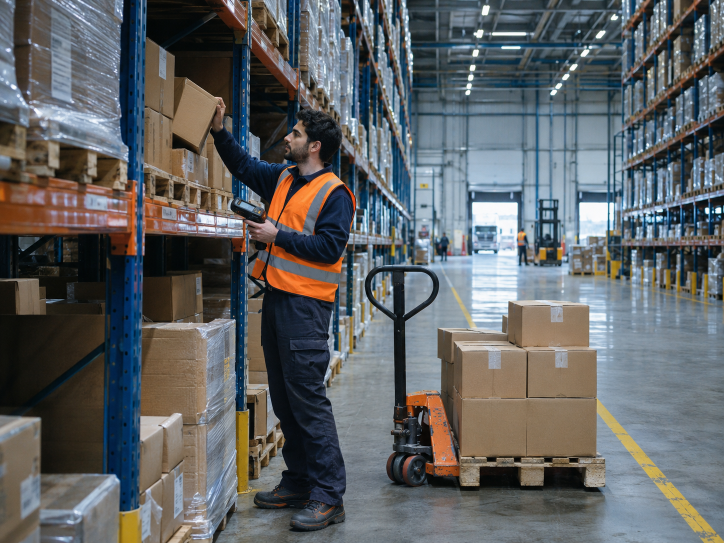
#> input picture originales/fotos/almacen.png, 1448 x 1086 px, found by its file name (shown at 1/2 size)
$ python preparar_trabajos.py
#> lines starting #> are read from the running program, lines starting #| are printed output that depends on the picture; after the words box and inside, x2 and y2 are one past the last pixel; in counts of white or black regions, pixels touching at a corner belong together
#!/usr/bin/env python3
"""Separa cada imagen de originales/trabajos en dos capas para animarlas: las líneas y el acento naranja.

El fondo se vuelve transparente, las líneas pasan al negro de la marca y el acento a su naranja exacto,
aunque la imagen generada traiga tonos algo distintos. También calcula dónde está el acento.

Uso: python3 herramientas/preparar_trabajos.py
"""
import json, os, statistics
from PIL import Image, ImageChops, ImageFilter

ROOT = os.path.dirname(os.path.dirname(os.path.abspath(__file__)))
SRC = f'{ROOT}/originales/trabajos'
OUT = f'{ROOT}/web/assets/trabajos'
W, H = 1200, 800
MARGIN = .05
INK, ORANGE = (22, 22, 22), (253, 93, 3)
IDS = ['almacen', 'carretilla', 'alimentacion', 'invernaderos', 'limpieza', 'construccion']


def fit(im):
    """Recorta el fondo que sobra y encaja el dibujo en el lienzo 3:2, para que todos tengan un tamaño parecido."""
    im = im.convert('RGB')
    corners = [im.getpixel(p) for p in ((4, 4), (im.width - 5, 4), (4, im.height - 5), (im.width - 5, im.height - 5))]
    paper = tuple(int(statistics.median(c[i] for c in corners)) for i in range(3))
    box = ImageChops.difference(im, Image.new('RGB', im.size, paper)).convert('L').point(lambda p: 255 if p > 40 else 0).getbbox()
    im = im.crop(box)
    k = min(W * (1 - 2 * MARGIN) / im.width, H * (1 - 2 * MARGIN) / im.height)
    im = im.resize((round(im.width * k), round(im.height * k)), Image.LANCZOS)
    canvas = Image.new('RGB', (W, H), paper)
    canvas.paste(im, ((W - im.width) // 2, (H - im.height) // 2))
    return canvas, sum(paper) // 3


def accent_mask(im):
    h, s, v = im.convert('HSV').split()
    hit = ImageChops.multiply(h.point(lambda p: 255 if 4 <= p <= 32 else 0), s.point(lambda p: 255 if p >= 100 else 0))
    hit = ImageChops.multiply(hit, v.point(lambda p: 255 if p >= 110 else 0))
    return hit.filter(ImageFilter.GaussianBlur(.8)).point(lambda p: min(255, int(p * 1.6)))


def layer(color, alpha):
    out = Image.new('RGBA', (W, H), (*color, 0))
    out.putalpha(alpha)
    return out


def centre(mask):
    box = mask.point(lambda p: 255 if p > 128 else 0).getbbox()
    if not box:
        return [50, 50]
    return [round((box[0] + box[2]) / 2 / W * 100, 1), round((box[1] + box[3]) / 2 / H * 100, 1)]


data = {}
for name in IDS:
    src = next((f'{SRC}/{name}{ext}' for ext in ('.png', '.jpg', '.jpeg', '.webp') if os.path.exists(f'{SRC}/{name}{ext}')), None)
    if not src:
        print('falta', name)
        continue
    im, paper = fit(Image.open(src))
#> in fit, im is the input picture: PIL image 1448x1086 RGB; mean R, G, B 95.7, 98.4, 99.9
#> in fit, `corners = [im.getpixel(p) for p in ((4, 4), (im.width - 5, 4), (4, im...`: corners = [(80, 86, 91), (114, 118, 121), (85, 75, 60), (189, 158, 71)]
#> in fit, `paper = tuple(int(statistics.median(c[i] for c in corners)) for i in r..`: paper = (99, 102, 81)
#> in fit, `box = ImageChops.difference(im, Image.new('RGB', im.size, paper)).conv..`: box = (0, 0, 1448, 1086)
#> in fit, `canvas.paste(im, ((W - im.width) // 2, (H - im.height) // 2))`:
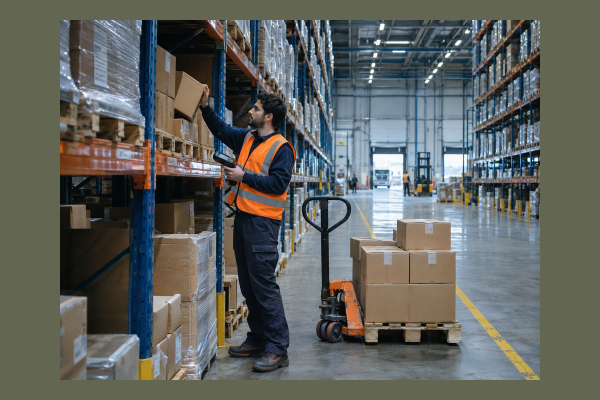
#> canvas: PIL image 1200x800 RGB (shown at 1/2 size); mean R, G, B 96.6, 99.4, 94.6
#> paper = 94
    accent = accent_mask(im)
#> in accent_mask, `h, s, v = im.convert('HSV').split()`:
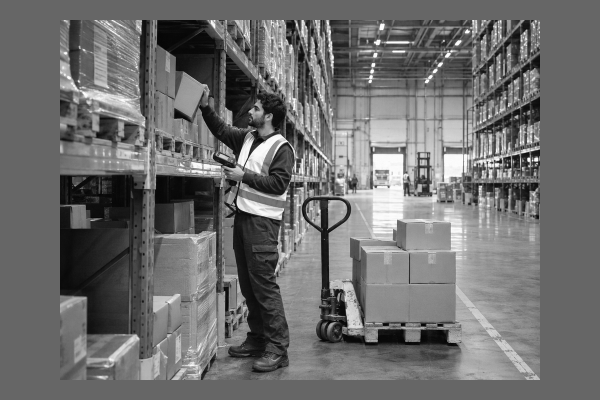
#> v: PIL image 1200x800 L (shown at 1/2 size); min 0, max 255, mean 110.4
#> in accent_mask, `hit = ImageChops.multiply(h.point(lambda p: 255 if 4 <= p <= 32 else 0..`:
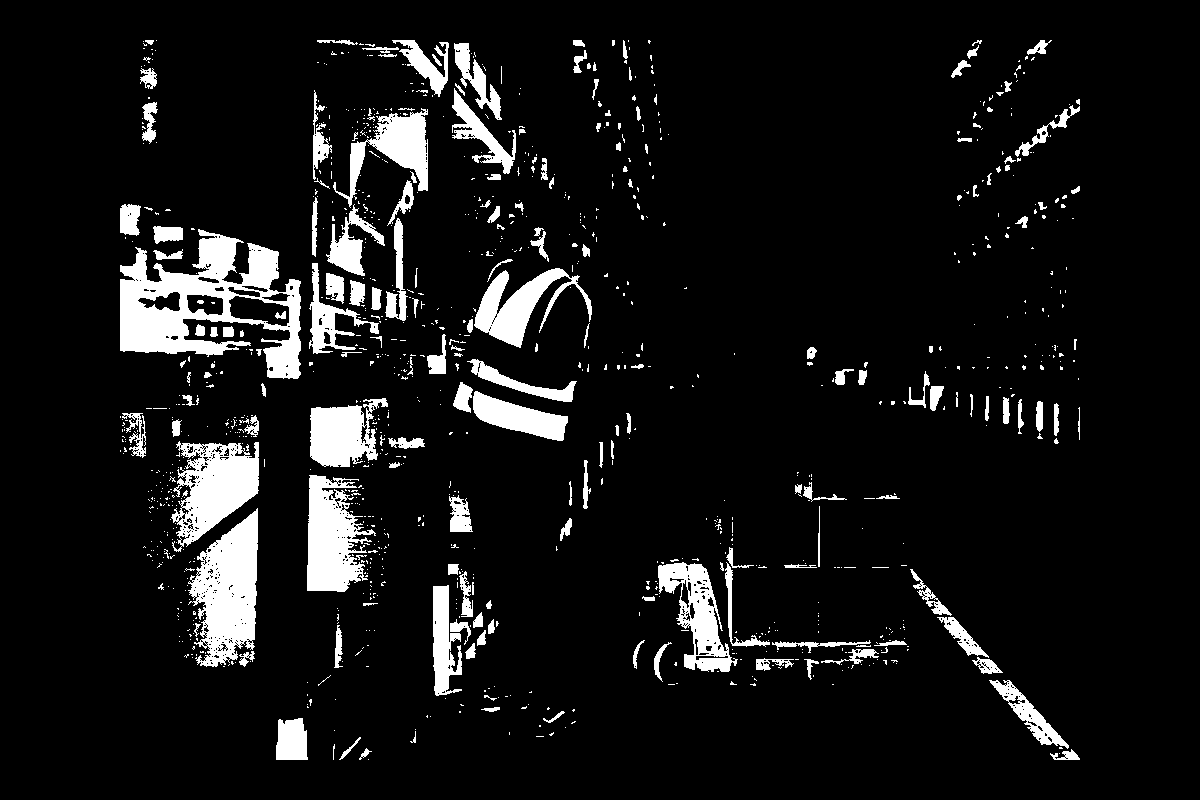
#> hit: PIL image 1200x800 L; 8.5% white; 1074 white regions (889 under 20 px), largest, box (x1, y1, x2, y2) and area: (120, 229, 301, 379) 12128, (188, 508, 258, 667) 6892, (171, 441, 259, 552) 5401
#> in accent_mask, `return hit.filter(ImageFilter.GaussianBlur(.8)).point(lambda p: min(25..`:
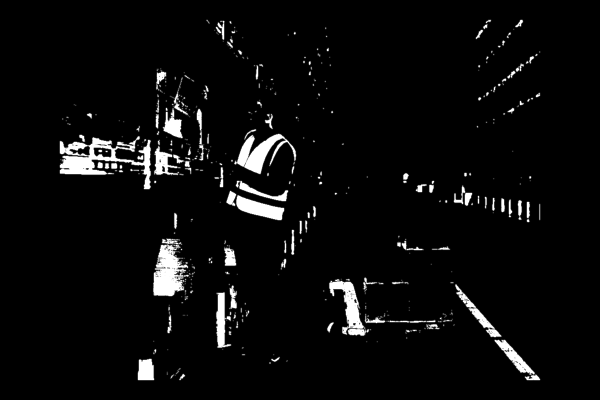
#> returned value: PIL image 1200x800 L (shown at 1/2 size); min 0, max 255, mean 11.5
    top = paper - 10
#> top = 84
    ink = im.convert('L').point(lambda p: max(0, min(255, (top - p) * 255 // max(1, top - 40))))
    ink = ImageChops.multiply(ink, ImageChops.invert(accent))
    layer(INK, ink).save(f'{OUT}/{name}-lineas.webp', quality=82, alpha_quality=80, method=6)
    layer(ORANGE, accent).save(f'{OUT}/{name}-acento.webp', quality=82, alpha_quality=80, method=6)
#> call 2 of layer, with color = (253, 93, 3)
#> in layer (call 2), `out.putalpha(alpha)`:
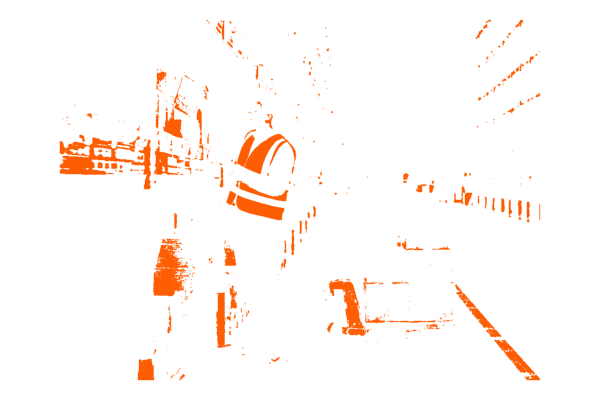
#> out: PIL image 1200x800 RGBA (shown at 1/2 size); mean R, G, B, A 253, 93, 3, 11.5; transparent parts drawn white
    data[name] = centre(accent)
#> in centre, `box = mask.point(lambda p: 255 if p > 128 else 0).getbbox()`: box = (120, 40, 1080, 760)
    print(name, data[name], os.path.getsize(f'{OUT}/{name}-lineas.webp') // 1024, 'KB')
#| almacen [50.0, 50.0] 115 KB
#> pass 2 of the loop `for name in IDS:`:
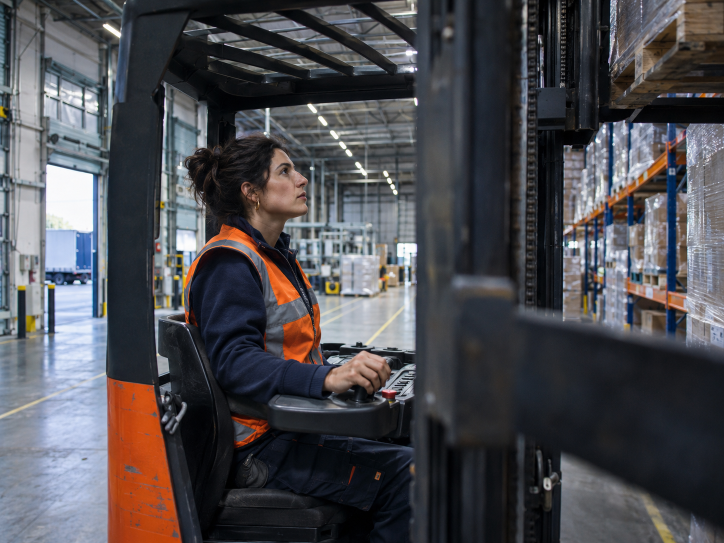
#> input picture originales/fotos/carretilla.png, 1448 x 1086 px, found by its file name (shown at 1/2 size)
#> in fit, im is the input picture: PIL image 1448x1086 RGB; mean R, G, B 76.2, 75.3, 79.6
#> im: PIL image 960x720 RGB
#> `im, paper = fit(Image.open(src))`: paper = 62
#> in accent_mask (call 2), `hit = ImageChops.multiply(hit, v.point(lambda p: 255 if p >= 110 else ..`:
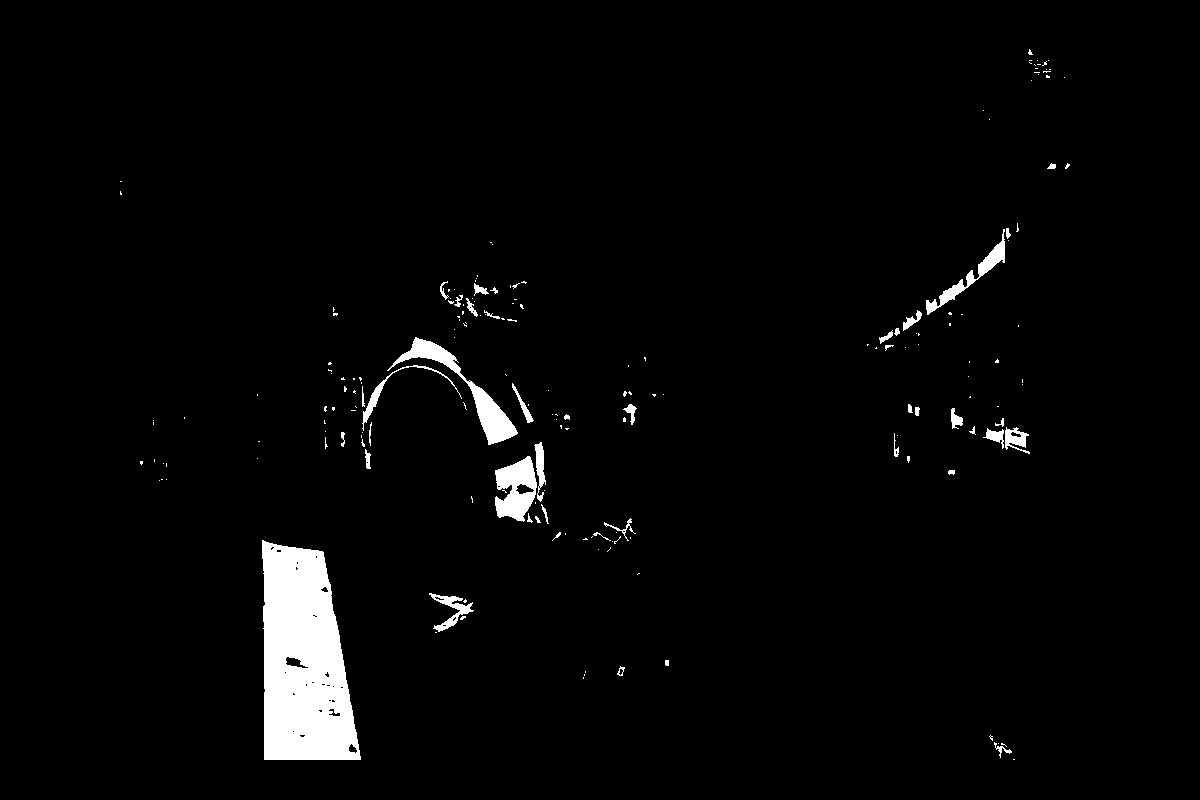
#> hit: PIL image 1200x800 L; 2.7% white; 190 white regions (146 under 20 px), largest, box (x1, y1, x2, y2) and area: (262, 540, 361, 760) 16421, (387, 337, 518, 445) 2332, (495, 456, 537, 522) 1783
#> top = 52
#> in layer (call 4), `out.putalpha(alpha)`:
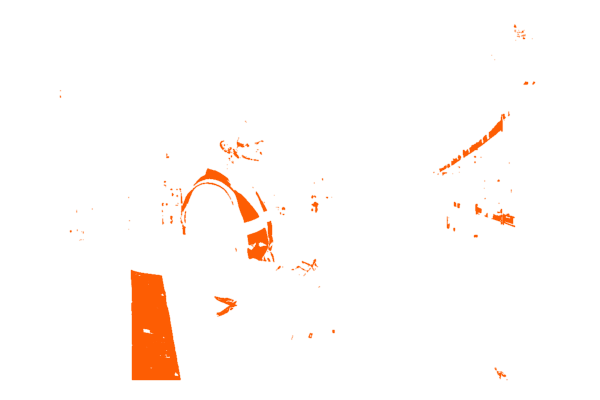
#> out: PIL image 1200x800 RGBA (shown at 1/2 size); mean R, G, B, A 253, 93, 3, 7.5; transparent parts drawn white
#| carretilla [49.6, 50.6] 50 KB
#> pass 3 of the loop `for name in IDS:`:
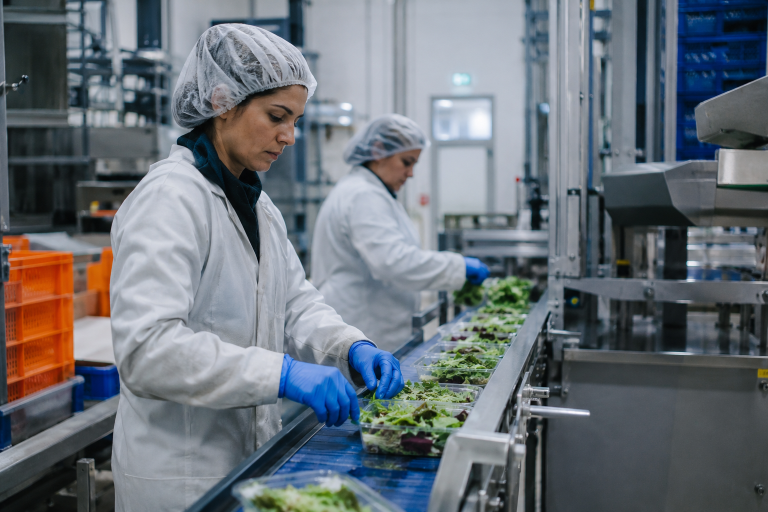
#> input picture originales/fotos/alimentacion.png, 1536 x 1024 px, found by its file name (shown at 1/2 size)
#> in fit, im is the input picture: PIL image 1536x1024 RGB; mean R, G, B 105.5, 112.3, 119.4
#> im: PIL image 1080x720 RGB
#> `im, paper = fit(Image.open(src))`: paper = 44
#> in accent_mask (call 3), `hit = ImageChops.multiply(hit, v.point(lambda p: 255 if p >= 110 else ..`:
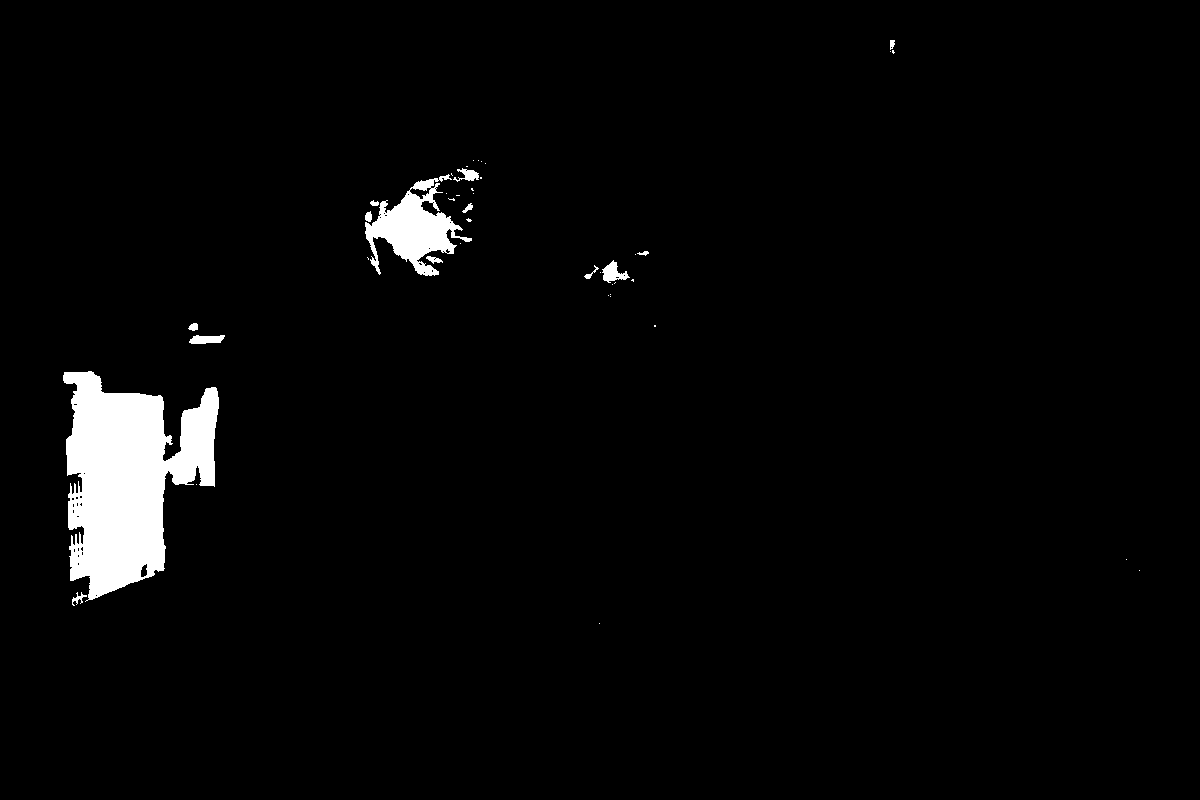
#> hit: PIL image 1200x800 L; 2.8% white; 44 white regions (30 under 20 px), largest, box (x1, y1, x2, y2) and area: (63, 371, 219, 602) 21524, (365, 174, 472, 276) 4523, (602, 260, 630, 283) 313
#> top = 34
#> in layer (call 6), `out.putalpha(alpha)`:
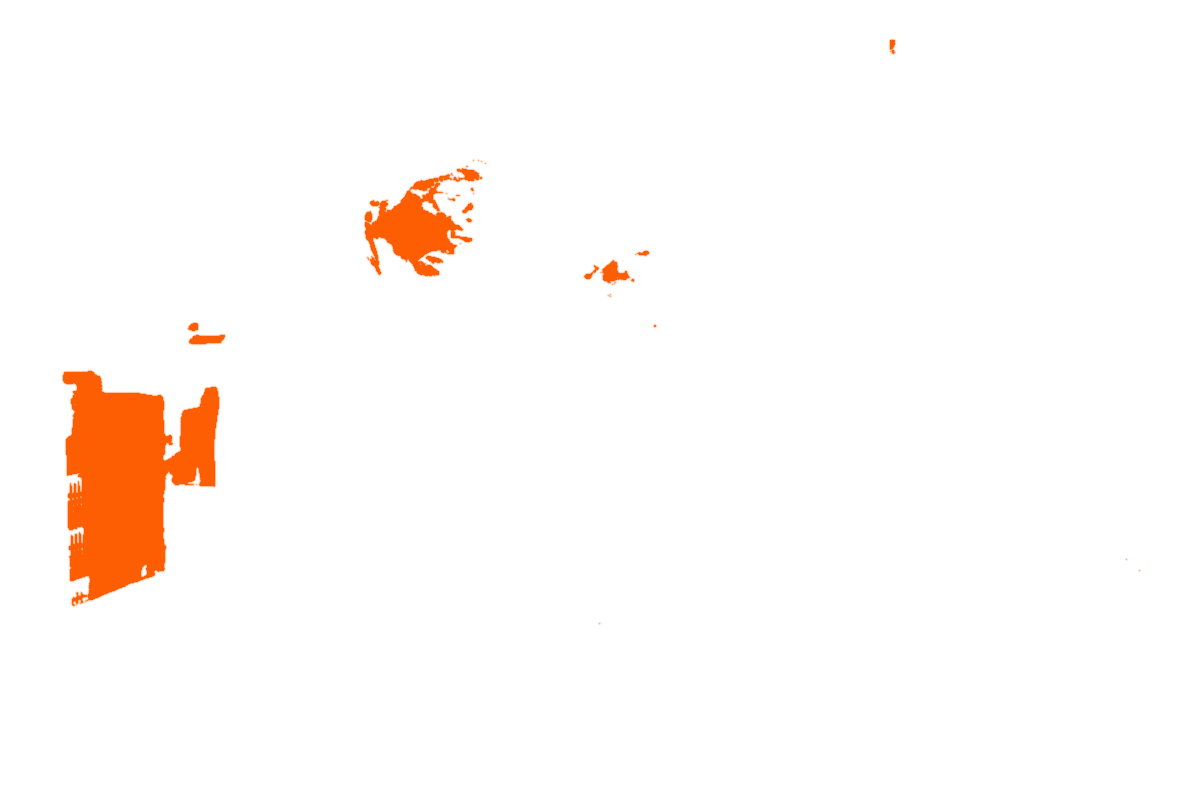
#> out: PIL image 1200x800 RGBA; mean R, G, B, A 253, 93, 3, 7.6; transparent parts drawn white
#| alimentacion [39.9, 40.4] 9 KB
#> the loop made 6 passes; the first 3 are shown

with open(f'{ROOT}/web/js/contenido/trabajos.js', 'w', encoding='utf8') as f:
    f.write('/* Generado por herramientas/preparar_trabajos.py: dónde está el acento de cada imagen, en %. */\n')
    f.write(f'window.RumboNorteTrabajos = {json.dumps(data)};\n')
